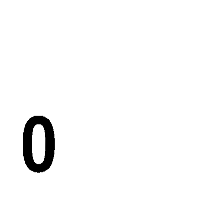
#> input picture src/resource/test3/0.png, 200 x 200 px
$ python Final_Digit_Recognition.py
#> lines starting #> are read from the running program, lines starting #| are printed output that depends on the picture; after the words box and inside, x2 and y2 are one past the last pixel; in counts of white or black regions, pixels touching at a corner belong together; long printed decimals are rounded
import cv2

#################################################
# 숫자 판단 코드
#################################################################################


# 내부도형 검출하는 코드 컨투어가 1이면 내부도형 x , 2 이상이면 내부도형 존재
def FindContours(src):  # 컨투어의 개수
    gray = cv2.cvtColor(src, cv2.COLOR_BGR2GRAY)
    gray = cv2.GaussianBlur(gray, (3, 3), 0)
    ret, binary = cv2.threshold(gray, 180, 255, cv2.THRESH_BINARY)
    binary = cv2.bitwise_not(binary)
    contours = cv2.findContours(binary, cv2.RETR_TREE, cv2.CHAIN_APPROX_NONE)[0]
    print("도형의 개수 :", len(contours))

    if (len(contours) == 1):
        return False
    else:
        return True


# 컨투어가 2 이상일 때 -> 내부도형 존재할 때 , 8/0,4,6,9 판단
def Find_Center_of_Gravity(src):
    gray = cv2.cvtColor(src, cv2.COLOR_BGR2GRAY)
    gray = cv2.GaussianBlur(gray, (3, 3), 0)
    ret, binary = cv2.threshold(gray, 180, 255, cv2.THRESH_BINARY)
    binary = cv2.bitwise_not(binary)
    contours = cv2.findContours(binary, cv2.RETR_TREE, cv2.CHAIN_APPROX_NONE)[0]

    if (len(contours) == 3):  # 검출 3개 , 숫자 1개 ,내부도형 2개
        return 8
    elif (len(contours) == 2):  # 검출 2개  , 숫자 1개 , 내부도형 1개
        M = cv2.moments(contours[0])  # 숫자의 무게중심
        cX_1 = float(M['m10'] / M['m00'])
        cY_1 = float(M['m01'] / M['m00'])

        M = cv2.moments(contours[1])  # 숫자 내부 도형의 무게중심
        cX_2 = float(M['m10'] / M['m00'])
        cY_2 = float(M['m01'] / M['m00'])
        slope = (cY_1 - cY_2) / (cX_1 - cX_2)
        print(cX_1, cX_2, cY_1, cY_2)
        x_dif = abs(cX_1 - cX_2)
        y_dif = abs(cY_1 - cY_2)
        if x_dif < 1 and y_dif < 1:
            return 0
        # 두 무게중심을 지나는 직선의 기울기 1미만이면 숫자 4
        elif slope < 1:
            return 4
        elif cY_1 < cY_2:
            return 6
        else:
            return 9


# [81 lines left out: functions Find_Center_of_Gravity2, Find_heigth_width_rate, Find_bottom_WhitePx, Find_top_Whitepx, not called in this run]


#    ##########
#
# 이미지 조정 함수
#
#  #############################

def GousianFilter(img):
    blur = cv2.GaussianBlur(img, (11, 11), 0)  # 11,11 부분 크면 클수록 부드러워짐
    return blur


def Resize(src):
    contour_src = src.copy()
    gray = cv2.cvtColor(src, cv2.COLOR_BGR2GRAY)
    ret, binary = cv2.threshold(gray, 127, 255, cv2.THRESH_BINARY)
    binary = cv2.bitwise_not(binary)
    contours, hierarchy = cv2.findContours(binary, cv2.RETR_TREE, cv2.CHAIN_APPROX_NONE)
    for cnt in contours:
        x, y, w, h = cv2.boundingRect(cnt)
        cv2.rectangle(contour_src, (x, y), (x + w, y + h), (0, 255, 0), 1)  # 초록색으로 컨투어 검출해서 직사각형 찍기
        crop_img = src[y:y + h, x:x + w].copy()  # 직사각형 기준으로 자른 이미지
        crop_upper_img = cv2.resize(crop_img, None, fx=2.0, fy=2.0,
                                    interpolation=cv2.INTER_CUBIC)  # 자른이미지 fx , fy 비율로 확대
        height, width = crop_upper_img.shape[:2]
        print("height , width :" + str(height) + "/" + str(width))
        print("Contour(x,y) | Rectangle(width,height) : " + str(x)+","+ str(y)+"|" + str(w)+","+ str(h))  # 컨투어 좌표 x , y, 가로 , 세로
        break  # 만약 숫자 안에 도형이 하나 더 있으면 안찍히게 하기 위해서
    return crop_upper_img

#main ##
if __name__ == '__main__':

    path = 'resource/test3/0.png'  # 이미지 입력
    src = cv2.imread(path)
#> src is the input picture: shape (200, 200, 3); min 0, max 255, mean 248.2
    resize_img = Resize(src)
#> in Resize, `ret, binary = cv2.threshold(gray, 127, 255, cv2.THRESH_BINARY)`:
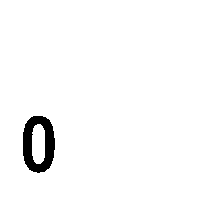
#> binary: shape (200, 200); 97.3% white; 1 black region, box (x1, y1, x2, y2) and area: (23, 116, 55, 173) 1066
#> in Resize, `binary = cv2.bitwise_not(binary)`: binary: shape (200, 200); 2.7% white; 1 white region
#> in Resize, `contours, hierarchy = cv2.findContours(binary, cv2.RETR_TREE, cv2.CHAI..`: contours = 2 contours; box (x1, y1, x2, y2) and area: (23, 116, 55, 173) 1460, (31, 123, 46, 165) 507
#> the loop in Resize, `for cnt in contours:` made 1 pass
#> (x, y, w, h, height, width) on pass 1: (23, 116, 32, 57, 114, 64)
#| height , width :114/64
#| Contour(x,y) | Rectangle(width,height) : 23,116|32,57
#> pass 1, in Resize, `crop_img = src[y:y + h, x:x + w].copy()`:
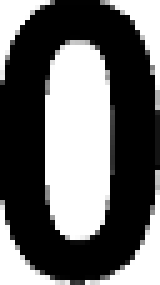
#> crop_img: shape (57, 32, 3) (shown 5 times larger); min 0, max 255, mean 105.5
#> pass 1, in Resize, `crop_upper_img = cv2.resize(crop_img, None, fx=2.0, fy=2.0, interpolat..`:
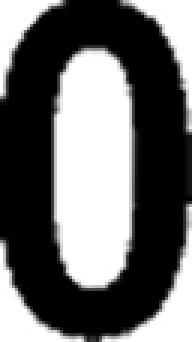
#> crop_upper_img: shape (114, 64, 3) (shown 3 times larger); min 0, max 255, mean 105.6
#> after the loop in Resize, `for cnt in contours:`:
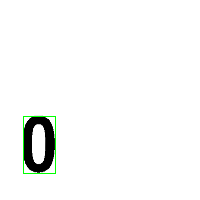
#> contour_src: shape (200, 200, 3); 0.44% of pixels changed, all inside (x1, y1, x2, y2) = (23, 116, 56, 174)
    re_Gousian_img = GousianFilter(resize_img)
#> in GousianFilter, `blur = cv2.GaussianBlur(img, (11, 11), 0)`:
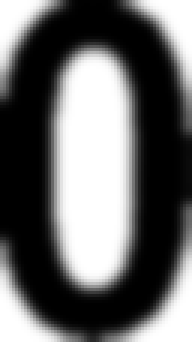
#> blur: shape (114, 64, 3) (shown 3 times larger); min 0, max 255, mean 104.9
    Answer_num = None

    if FindContours(src) == True:  # 0,4,6,8,9 판단
#> in FindContours, `ret, binary = cv2.threshold(gray, 180, 255, cv2.THRESH_BINARY)`:
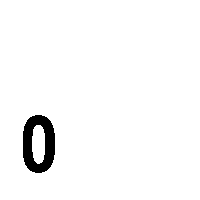
#> binary: shape (200, 200); 97.1% white; 1 black region, box (x1, y1, x2, y2) and area: (23, 115, 55, 173) 1153
#> in FindContours, `binary = cv2.bitwise_not(binary)`: binary: shape (200, 200); 2.9% white; 1 white region
#> in FindContours, `contours = cv2.findContours(binary, cv2.RETR_TREE, cv2.CHAIN_APPROX_NO..`: contours = 2 contours; box (x1, y1, x2, y2) and area: (23, 115, 55, 173) 1516, (31, 124, 46, 165) 476
#| 도형의 개수 : 2
        Answer_num = Find_Center_of_Gravity(src)
#> in Find_Center_of_Gravity, `M = cv2.moments(contours[0])`: M = moments, m00 1516, centre m10/m00, m01/m00 = (38.31, 143.5)
#> in Find_Center_of_Gravity, `cX_1 = float(M['m10'] / M['m00'])`: cX_1 = 38.31
#> in Find_Center_of_Gravity, `cY_1 = float(M['m01'] / M['m00'])`: cY_1 = 143.5
#> in Find_Center_of_Gravity, `M = cv2.moments(contours[1])`: M = moments, m00 475.5, centre m10/m00, m01/m00 = (38.12, 143.7)
#> in Find_Center_of_Gravity, `cX_2 = float(M['m10'] / M['m00'])`: cX_2 = 38.12
#> in Find_Center_of_Gravity, `cY_2 = float(M['m01'] / M['m00'])`: cY_2 = 143.7
#> in Find_Center_of_Gravity, `slope = (cY_1 - cY_2) / (cX_1 - cX_2)`: slope = -1.06
#| 38.314 38.125 143.522 143.724
#> in Find_Center_of_Gravity, `x_dif = abs(cX_1 - cX_2)`: x_dif = 0.189
#> in Find_Center_of_Gravity, `y_dif = abs(cY_1 - cY_2)`: y_dif = 0.201
#> Answer_num = 0
    else :   # 1,2,3,5,7 판단
        if Find_top_Whitepx(re_Gousian_img) == True:  # 5,7 판단
            # 숫자의 윗면적이 70퍼센트를 차지한다고 한다면
            # 무게중심 판단
            Answer_num = Find_Center_of_Gravity2(re_Gousian_img)
        elif Find_top_Whitepx(re_Gousian_img) == False:  # 1,2,3 판단
            if Find_heigth_width_rate(re_Gousian_img) == False: # 2,3 판단
                Answer_num = Find_bottom_WhitePx(re_Gousian_img)
            else:
                Answer_num =1
    print("---------------------------------------------------------------------------")
    print("이미지는 : " + path)
    print("정답은 : " + str(Answer_num))
#| 정답은 : 0


# [24 lines of commented-out code are left out]
